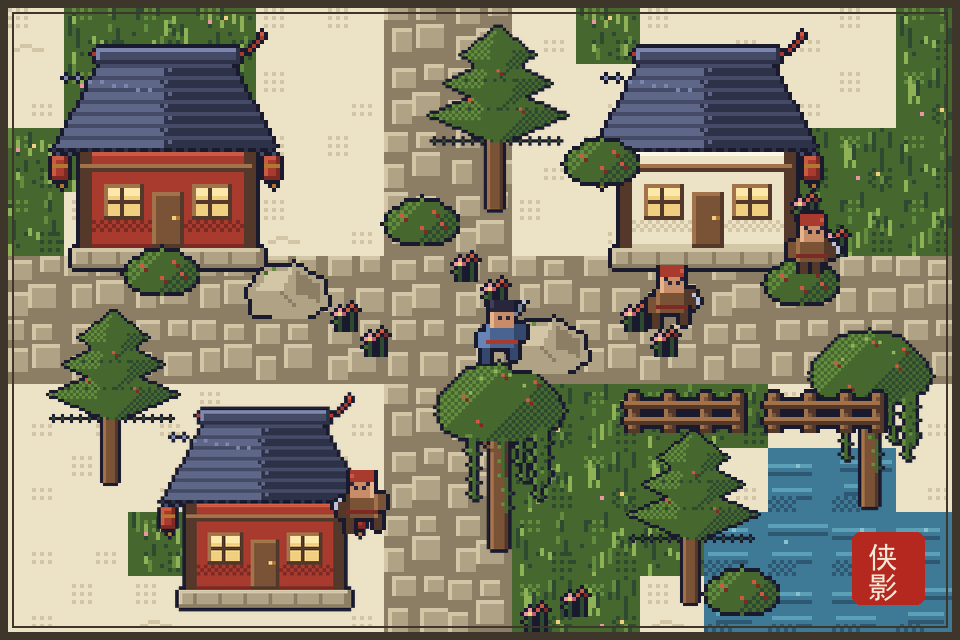
#> input picture assets/preview_v2.png, 960 x 640 px
$ python zoom_crop.py
#> lines starting #> are read from the running program, lines starting #| are printed output that depends on the picture
# -*- coding: utf-8 -*-
"""调试：放大预览图局部，识别地面纹理来源"""
import os

from PIL import Image

ROOT = os.path.join(os.path.dirname(os.path.abspath(__file__)), "..")
img = Image.open(os.path.join(ROOT, "assets", "preview_v2.png")).convert("RGB")
#> img is the input picture: PIL image 960x640 RGB; mean R, G, B 134.1, 131.1, 108.6
crop = img.crop((60, 400, 360, 600)).resize((900, 600), Image.NEAREST)
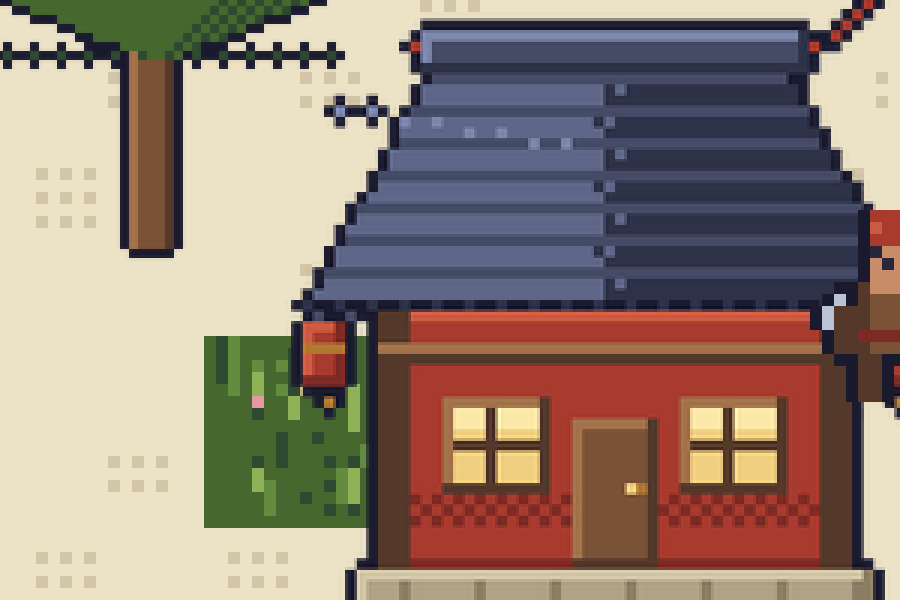
#> crop: PIL image 900x600 RGB; mean R, G, B 147.6, 129.5, 117.1
crop.save(os.path.join(ROOT, "assets", "debug_zoom.png"))
crop2 = img.crop((600, 60, 900, 260)).resize((900, 600), Image.NEAREST)
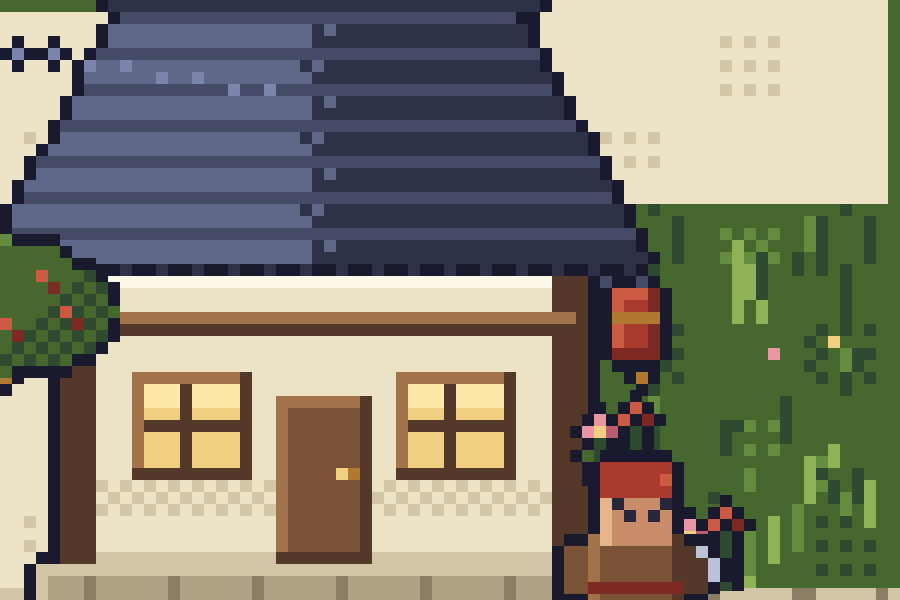
#> crop2: PIL image 900x600 RGB; mean R, G, B 131.5, 129, 112.5
crop2.save(os.path.join(ROOT, "assets", "debug_zoom2.png"))
print("saved assets/debug_zoom.png / debug_zoom2.png")
